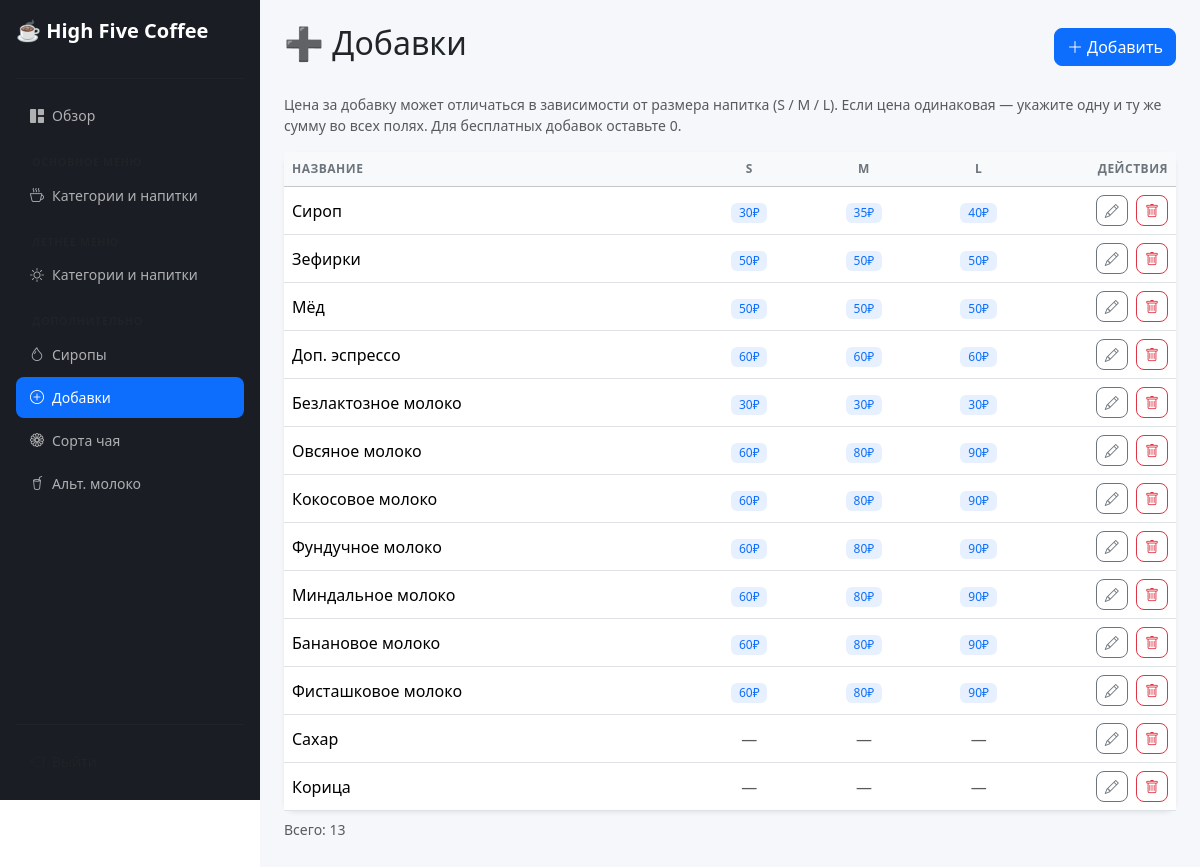
/dopings (signed in), run on the app's committed database.
### tables this page shows
CREATE TABLE dopings (
            id INTEGER PRIMARY KEY AUTOINCREMENT,
            name TEXT NOT NULL UNIQUE,
            price_s INTEGER NOT NULL DEFAULT 0,
            price_m INTEGER NOT NULL DEFAULT 0,
            price_l INTEGER NOT NULL DEFAULT 0,
            sort_order INTEGER DEFAULT 0
        );

### admin/app.py (the view, shortened to what this page needs)
@app.route('/dopings', methods=['GET', 'POST'])
@login_required
def dopings():
    db = get_db()
    items = db.execute("SELECT * FROM dopings ORDER BY sort_order").fetchall()
    db.close()
    return render_template('dopings.html', items=items)

### admin/app.py (called while the page is built)
def login_required(view):
    @functools.wraps(view)
    def wrapped(**kwargs):
        if not session.get('logged_in'):
            return redirect(url_for('login'))
        return view(**kwargs)
    return wrapped

### admin/database.py (called while the page is built)
def get_db():
    conn = sqlite3.connect(DB_PATH)
    conn.row_factory = sqlite3.Row
    conn.execute("PRAGMA foreign_keys = ON")
    return conn

### admin/templates/dopings.html (shortened to what this page needs)
{% extends "base.html" %}
{% block content %}
<div class="d-flex justify-content-between align-items-center mb-4">
    <h2>➕ Добавки</h2>
    <button class="btn btn-primary" data-bs-toggle="collapse" data-bs-target="#addForm">
        <i class="bi bi-plus-lg me-1"></i>Добавить
    </button>
</div>
<p class="text-muted small mb-3">
    Цена за добавку может отличаться в зависимости от размера напитка (S / M / L).
    Если цена одинаковая — укажите одну и ту же сумму во всех полях. Для бесплатных добавок оставьте 0.
</p>
{% if items %}
<div class="card border-0 shadow-sm">
    <div class="table-responsive">
        <table class="table table-hover align-middle mb-0">
            <thead class="table-light">
                <tr>
                    <th>Название</th>
                    <th class="text-center">S</th>
                    <th class="text-center">M</th>
                    <th class="text-center">L</th>
                    <th class="text-end" style="width: 140px;">Действия</th>
                </tr>
            </thead>
            <tbody>
                {% for item in items %}
                <tr>
                    <td class="fw-medium">{{ item.name }}</td>
                    <td class="text-center">
                        {% if item.price_s > 0 %}
                            <span class="badge bg-primary bg-opacity-10 text-primary">{{ item.price_s }}₽</span>
                        {% else %}
                            <span class="text-muted">—</span>
                        {% endif %}
                    </td>
                    <td class="text-center">
                        {% if item.price_m > 0 %}
                            <span class="badge bg-primary bg-opacity-10 text-primary">{{ item.price_m }}₽</span>
                        {% else %}
                            <span class="text-muted">—</span>
                        {% endif %}
                    </td>
                    <td class="text-center">
                        {% if item.price_l > 0 %}
                            <span class="badge bg-primary bg-opacity-10 text-primary">{{ item.price_l }}₽</span>
                        {% else %}
                            <span class="text-muted">—</span>
                        {% endif %}
                    </td>
                    <td class="text-end">
                        <button class="btn btn-outline-secondary btn-sm me-1"
                                data-bs-toggle="modal" data-bs-target="#editModal{{ item.id }}">
                            <i class="bi bi-pencil"></i>
                        </button>
                        <form method="POST" action="{{ url_for('dopings') }}"
                              class="d-inline"
                              onsubmit="return confirm('Удалить «{{ item.name }}»?')">
                            <button class="btn btn-outline-danger btn-sm" type="submit">
                                <i class="bi bi-trash"></i>
                            </button>
                        </form>
                    </td>
                </tr>
                {% endfor %}
            </tbody>
        </table>
    </div>
</div>
<p class="text-muted small mt-2">Всего: {{ items|length }}</p>
{% else %}
<div class="text-center text-muted py-5">
    <i class="bi bi-inbox fs-1"></i>
    <p class="mt-2">Добавок пока нет.</p>
</div>
{% endif %}
{% endblock %}

### admin/static/style.css (style rules this page uses)
.table th { font-size: 12px; text-transform: uppercase; letter-spacing: 0.5px; color: #6c757d; border-bottom-width: 1px; }
.card { border-radius: 12px; }
.btn { border-radius: 8px; }
.badge { font-weight: 500; }

### data on the page
dopings: name "Сироп", price_s "30", price_m "35", price_l "40"
dopings: name "Зефирки", price_s "50", price_m "50", price_l "50"
dopings: name "Мёд", price_s "50", price_m "50", price_l "50"
dopings: name "Доп. эспрессо", price_s "60", price_m "60", price_l "60"
dopings: name "Безлактозное молоко", price_s "30", price_m "30", price_l "30"
dopings: name "Овсяное молоко", price_s "60", price_m "80", price_l "90"
dopings: name "Кокосовое молоко", price_s "60", price_m "80", price_l "90"
dopings: name "Фундучное молоко", price_s "60", price_m "80", price_l "90"
dopings: name "Миндальное молоко", price_s "60", price_m "80", price_l "90"
dopings: name "Банановое молоко", price_s "60", price_m "80", price_l "90"
dopings: name "Фисташковое молоко", price_s "60", price_m "80", price_l "90"
dopings: name "Сахар"
dopings: name "Корица"

### other printed values
{{ items|length }} "13"
